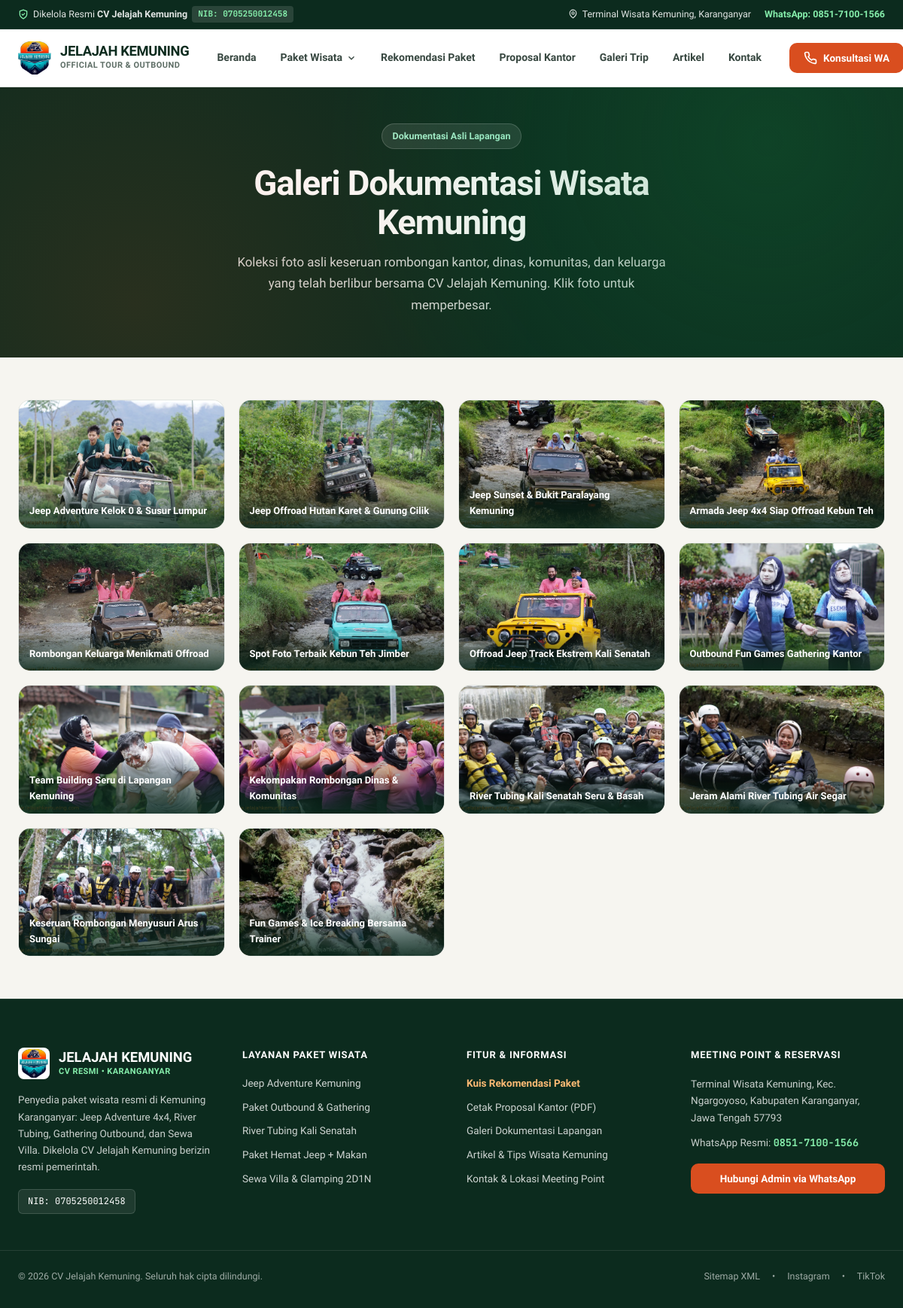
Page /galeri/ on the committed database.
### tables this page shows
CREATE TABLE IF NOT EXISTS settings (
    setting_key VARCHAR(100) PRIMARY KEY,
    setting_value TEXT NULL
);

CREATE TABLE IF NOT EXISTS galleries (
    id INTEGER PRIMARY KEY AUTO_INCREMENT,
    title VARCHAR(200) NOT NULL,
    image_url VARCHAR(255) NOT NULL,
    category_tag VARCHAR(50) DEFAULT 'jeep',
    sort_order INTEGER DEFAULT 0,
    created_at TIMESTAMP DEFAULT CURRENT_TIMESTAMP
);

### app/Helpers.php (called while the page is built, shortened)
<?php
class Helpers {
    public static function getSetting(string $key, string $default = ''): string {
        try {
            $db = Database::getInstance()->getConnection();
            $stmt = $db->prepare("SELECT setting_value FROM settings WHERE setting_key = :k LIMIT 1");
            $stmt->execute([':k' => $key]);
            $val = $stmt->fetchColumn();
            return ($val !== false && $val !== null) ? (string)$val : $default;
        } catch (\Throwable $e) {
            return $default;
        }
    }
    public static function generateWaLink(string $package = '', string $details = ''): string {
        $phone = self::getSetting('no_wa_1', defined('DEFAULT_WA') ? DEFAULT_WA : '6281234567890');
        $text = "Halo Admin Jelajah Kemuning, saya mau konsultasi";
        $text .= ". Mohon info ketersediaan tanggal dan rincian lengkapnya. Terima kasih!";
        return "https://wa.me/" . preg_replace('/[^0-9]/', '', $phone) . "?text=" . urlencode($text);
    }
    public static function sanitize(string $input): string {
        return htmlspecialchars(trim($input), ENT_QUOTES, 'UTF-8');
    }
}

### app/Views/gallery.php (the view)
<section class="hero-section" style="padding:48px 0 56px;">
    <div class="container" style="text-align:center; max-width:740px;">
        <div class="hero-eyebrow">
            <span>Dokumentasi Asli Lapangan</span>
        </div>
        <h1 class="hero-h1" style="margin-bottom:12px;">
            Galeri Dokumentasi Wisata Kemuning
        </h1>
        <p class="hero-lead" style="margin:0 auto;">
            Koleksi foto asli keseruan rombongan kantor, dinas, komunitas, dan keluarga yang telah berlibur bersama CV Jelajah Kemuning. Klik foto untuk memperbesar.
        </p>
    </div>
</section>
<div class="container" style="padding:56px 24px;">
    <div class="gallery-grid">
        <?php if (empty($galleries)): ?>
        <div style="background:#fff; border:1px solid var(--border); border-radius:12px; padding:32px; text-align:center; grid-column:1/-1; color:var(--text-muted);">
            Foto dokumentasi terbaru sedang disinkronkan.
        </div>
        <?php else: foreach ($galleries as $gal): ?>
        <div class="gallery-item">
            <img src="<?= htmlspecialchars($gal['image_url']) ?>" alt="<?= htmlspecialchars($gal['title']) ?>" loading="lazy">
            <div class="gallery-caption"><?= htmlspecialchars($gal['title']) ?></div>
        </div>
        <?php endforeach; endif; ?>
    </div>
</div>

### index.php (shortened to what this page needs)
<?php
require_once __DIR__ . '/app/Helpers.php';
$uri = parse_url($_SERVER['REQUEST_URI'] ?? '/', PHP_URL_PATH);
$uri = rtrim($uri, '/');
switch ($uri) {
    case '/galeri':
    case '/tentang-kami':
    case '/kontak':
        require_once __DIR__ . '/app/Controllers/StaticController.php';
        (new StaticController())->show(trim($uri, '/'));
        break;
}

### app/Controllers/StaticController.php (shortened to what this page needs)
<?php
class StaticController {
    public function show(string $page): void {
        $db = Database::getInstance()->getConnection();
        if ($page === 'galeri') {
            $galleries = $db->query("SELECT * FROM galleries ORDER BY sort_order ASC, id DESC")->fetchAll(PDO::FETCH_ASSOC);
            require __DIR__ . '/../Views/layouts/header.php';
            require __DIR__ . '/../Views/gallery.php';
            require __DIR__ . '/../Views/layouts/footer.php';
        } else {
            http_response_code(404);
            $pageTitle = 'Halaman Tidak Ditemukan';
            require __DIR__ . '/../Views/layouts/header.php';
            echo '<div class="container" style="padding:80px 0; text-align:center;"><h2>Halaman Tidak Ditemukan</h2></div>';
            require __DIR__ . '/../Views/layouts/footer.php';
        }
    }
}

### app/Views/layouts/header.php (shortened to what this page needs)
<?php
$nibNum = Helpers::getSetting('nib', defined('CV_NIB') ? CV_NIB : '0705250012458');
?>
<!DOCTYPE html>
<html lang="id">
<head>
    <link rel="stylesheet" href="/assets/css/style.min.css">
</head>
<body>
<div class="topbar">
    <div class="container topbar-inner">
        <div class="topbar-item">
            <svg width="14" height="14" viewBox="0 0 24 24" fill="none" stroke="#86EFAC" stroke-width="2.2" stroke-linecap="round" stroke-linejoin="round"><path d="M12 22s8-4 8-10V5l-8-3-8 3v7c0 6 8 10 8 10z"/><path d="m9 12 2 2 4-4"/></svg>
            <span>Dikelola Resmi <strong>CV Jelajah Kemuning</strong></span>
            <span class="topbar-badge">NIB: <?= Helpers::sanitize($nibNum) ?></span>
        </div>
        <div style="display:flex; gap:18px; align-items:center;">
            <span class="topbar-item">
                <svg width="13" height="13" viewBox="0 0 24 24" fill="none" stroke="currentColor" stroke-width="2"><path d="M20 10c0 6-8 12-8 12s-8-6-8-12a8 8 0 0 1 16 0Z"/><circle cx="12" cy="10" r="3"/></svg>
                Terminal Wisata Kemuning, Karanganyar
            </span>
            <a href="<?= Helpers::generateWaLink() ?>" class="topbar-item" style="color:#86EFAC; font-weight:700;">
                WhatsApp: 0851-7100-1566
            </a>
        </div>
    </div>
</div>
<header class="header-nav">
    <div class="container header-container">
        <a href="/" class="brand-logo">
            <img src="/assets/uploads/cropped-logo-jelajah-kemuningg.png" alt="Logo CV Jelajah Kemuning" onerror="this.style.display='none'">
            <div class="brand-text-wrap">
                <span class="brand-name">JELAJAH KEMUNING</span>
                <span class="brand-sub">Official Tour & Outbound</span>
            </div>
        </a>
        <nav class="nav-links">
            <a href="/" class="nav-item">Beranda</a>
            <div class="nav-dropdown">
                <a href="#katalog-paket" class="nav-item">
                    <span>Paket Wisata</span>
                    <svg width="14" height="14" viewBox="0 0 24 24" fill="none" stroke="currentColor" stroke-width="2.2"><path d="m6 9 6 6 6-6"/></svg>
                </a>
            </div>
            <a href="/cari-paket/" class="nav-item">Rekomendasi Paket</a>
            <a href="/proposal/" class="nav-item">Proposal Kantor</a>
            <a href="/galeri/" class="nav-item">Galeri Trip</a>
            <a href="/artikel/" class="nav-item">Artikel</a>
            <a href="/kontak/" class="nav-item">Kontak</a>
        </nav>
        <div class="header-actions">
            <a href="<?= Helpers::generateWaLink() ?>" class="btn btn-accent" style="padding:10px 18px; font-size:13.5px;">
                <span>Konsultasi WA</span>
            </a>
        </div>
    </div>
</header>

### app/Views/layouts/footer.php (shortened to what this page needs)
<footer style="background: var(--bg-forest); color: rgba(255,255,255,0.78); padding: 64px 0 32px; border-top: 1px solid rgba(255,255,255,0.1);">
    <div class="container" style="display:grid; grid-template-columns:repeat(auto-fit, minmax(240px, 1fr)); gap:40px;">
        <div>
            <div style="display:flex; align-items:center; gap:12px; margin-bottom:16px;">
                <img src="/assets/uploads/cropped-logo-jelajah-kemuningg.png" alt="Logo Jelajah Kemuning" style="height:42px; width:42px; border-radius:8px; background:#fff; padding:2px;" onerror="this.style.display='none'">
                <div>
                    <div style="font-size:1.15rem; font-weight:800; color:#fff; line-height:1.15;">JELAJAH KEMUNING</div>
                    <div style="font-size:11px; color:#86EFAC; font-weight:600; letter-spacing:0.04em;">CV RESMI • KARANGANYAR</div>
                </div>
            </div>
            <p style="font-size:13.5px; line-height:1.65; margin-bottom:18px;">
                Penyedia paket wisata resmi di Kemuning Karanganyar: Jeep Adventure 4x4, River Tubing, Gathering Outbound, dan Sewa Villa. Dikelola CV Jelajah Kemuning berizin resmi pemerintah.
            </p>
            <div style="display:inline-flex; align-items:center; gap:8px; background:rgba(255,255,255,0.08); border:1px solid rgba(255,255,255,0.14); padding:6px 12px; border-radius:6px; font-size:12px; color:#fff; font-family:var(--font-mono);">
                <span>NIB: <?= Helpers::getSetting('nib', defined('CV_NIB') ? CV_NIB : '0705250012458') ?></span>
            </div>
        </div>
        <div>
            <h4 style="color:#fff; font-size:13px; font-weight:800; text-transform:uppercase; letter-spacing:0.06em; margin-bottom:16px;">Layanan Paket Wisata</h4>
            <ul style="list-style:none; font-size:13.5px; display:flex; flex-direction:column; gap:10px;">
                <li><a href="/jeep-adventure-kemuning/" style="color:rgba(255,255,255,0.8);">Jeep Adventure Kemuning</a></li>
                <li><a href="/paket-outbound-kemuning/" style="color:rgba(255,255,255,0.8);">Paket Outbound & Gathering</a></li>
                <li><a href="/river-tubing-kemuning/" style="color:rgba(255,255,255,0.8);">River Tubing Kali Senatah</a></li>
                <li><a href="/paket-hemat-jeep-kemuning/" style="color:rgba(255,255,255,0.8);">Paket Hemat Jeep + Makan</a></li>
                <li><a href="/villa-glamping-kemuning/" style="color:rgba(255,255,255,0.8);">Sewa Villa & Glamping 2D1N</a></li>
            </ul>
        </div>
        <div>
            <h4 style="color:#fff; font-size:13px; font-weight:800; text-transform:uppercase; letter-spacing:0.06em; margin-bottom:16px;">Fitur & Informasi</h4>
            <ul style="list-style:none; font-size:13.5px; display:flex; flex-direction:column; gap:10px;">
                <li><a href="/cari-paket/" style="color:#FDBA74; font-weight:700;">Kuis Rekomendasi Paket</a></li>
                <li><a href="/proposal/" style="color:rgba(255,255,255,0.8);">Cetak Proposal Kantor (PDF)</a></li>
                <li><a href="/galeri/" style="color:rgba(255,255,255,0.8);">Galeri Dokumentasi Lapangan</a></li>
                <li><a href="/artikel/" style="color:rgba(255,255,255,0.8);">Artikel & Tips Wisata Kemuning</a></li>
                <li><a href="/kontak/" style="color:rgba(255,255,255,0.8);">Kontak & Lokasi Meeting Point</a></li>
            </ul>
        </div>
        <div>
            <h4 style="color:#fff; font-size:13px; font-weight:800; text-transform:uppercase; letter-spacing:0.06em; margin-bottom:16px;">Meeting Point & Reservasi</h4>
            <p style="font-size:13.5px; line-height:1.65; margin-bottom:12px;">
                Terminal Wisata Kemuning, Kec. Ngargoyoso, Kabupaten Karanganyar, Jawa Tengah 57793
            </p>
            <p style="font-size:13.5px; margin-bottom:16px;">
                WhatsApp Resmi: <strong style="color:#86EFAC; font-family:var(--font-mono);">0851-7100-1566</strong>
            </p>
            <a href="<?= Helpers::generateWaLink() ?>" class="btn btn-accent" style="width:100%; padding:11px 16px; font-size:13.5px;">
                <span>Hubungi Admin via WhatsApp</span>
            </a>
        </div>
    </div>
    <div class="container" style="margin-top:48px; padding-top:24px; border-top:1px solid rgba(255,255,255,0.1); display:flex; justify-content:space-between; align-items:center; flex-wrap:wrap; gap:12px; font-size:12.5px; color:rgba(255,255,255,0.6);">
        <div>
            &copy; <?= date('Y') ?> CV Jelajah Kemuning. Seluruh hak cipta dilindungi.
        </div>
        <div style="display:flex; gap:16px;">
            <a href="/sitemap.xml" style="color:rgba(255,255,255,0.6);">Sitemap XML</a>
            <span>•</span>
            <a href="https://instagram.com" target="_blank" rel="noopener" style="color:rgba(255,255,255,0.6);">Instagram</a>
            <span>•</span>
            <a href="https://tiktok.com" target="_blank" rel="noopener" style="color:rgba(255,255,255,0.6);">TikTok</a>
        </div>
    </div>
</footer>
</body>
</html>

### rows in the picture
settings: setting_value "0705250012458"
galleries: image_url (picture), title "Jeep Adventure Kelok 0 & Susur Lumpur"
galleries: image_url (picture), title "Jeep Offroad Hutan Karet & Gunung Cilik"
galleries: image_url (picture), title "Jeep Sunset & Bukit Paralayang Kemuning"
galleries: image_url (picture), title "Armada Jeep 4x4 Siap Offroad Kebun Teh"
galleries: image_url (picture), title "Rombongan Keluarga Menikmati Offroad"
galleries: image_url (picture), title "Spot Foto Terbaik Kebun Teh Jimber"
galleries: image_url (picture), title "Offroad Jeep Track Ekstrem Kali Senatah"
galleries: image_url (picture), title "Outbound Fun Games Gathering Kantor"
galleries: image_url (picture), title "Team Building Seru di Lapangan Kemuning"
galleries: image_url (picture), title "Kekompakan Rombongan Dinas & Komunitas"
galleries: image_url (picture), title "River Tubing Kali Senatah Seru & Basah"
galleries: image_url (picture), title "Jeram Alami River Tubing Air Segar"
galleries: image_url (picture), title "Keseruan Rombongan Menyusuri Arus Sungai"
galleries: image_url (picture), title "Fun Games & Ice Breaking Bersama Trainer"
